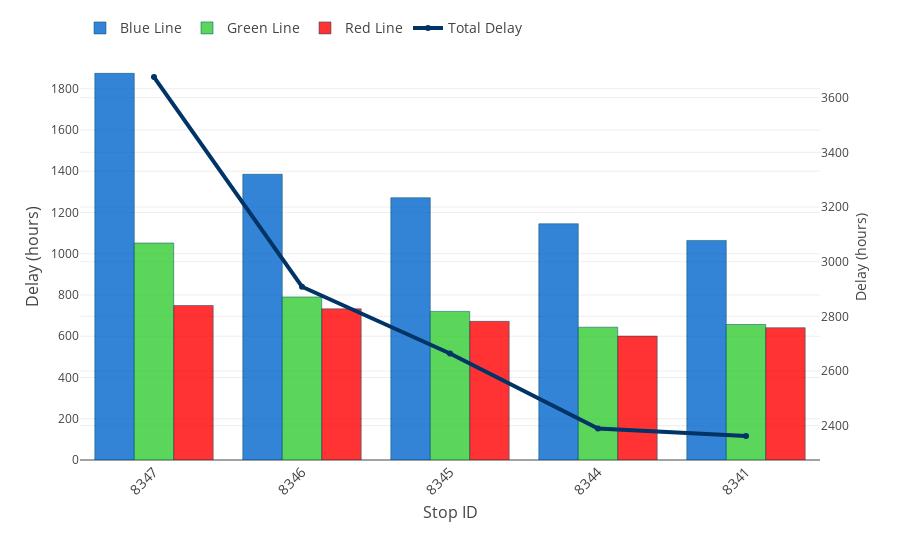

Notebook source saved alongside this figure:
### Code cell
# Order the lastLocID starting with the largest total delay.
top5['lastLocID_cat'] = pd.Categorical(
    top5['lastLocID'], 
    categories=[val for val in tdelay_stopID.loc[:4,'lastLocID']],
    ordered=True
)
top5 = top5.sort_values('lastLocID_cat').reset_index(drop=True).drop('lastLocID_cat', axis=1)
top5[:10]

# generate Plotly graph
trace0 = go.Bar(
    x=top5.loc[top5['lineColor']=='Blue','lastLocID'],
    y=-top5.loc[top5['lineColor']=='Blue','delay']/60/60,
    name='Blue Line',
    marker=dict(
        color=lineColors['Blue'],
        line=dict(color='rgba(0, 77, 102, .5)', width=1)
    )
)
trace1 = go.Bar(
    x=top5.loc[top5['lineColor']=='Green','lastLocID'],
    y=-top5.loc[top5['lineColor']=='Green','delay']/60/60,
    name='Green Line',
    marker=dict(
        color=lineColors['Green'],
        line=dict(color='rgba(0, 77, 102, .5)', width=1)
    )
)
trace2 = go.Bar(
    x=top5.loc[top5['lineColor']=='Red','lastLocID'],
    y=-top5.loc[top5['lineColor']=='Red','delay']/60/60,
    name='Red Line',
    marker=dict(
        color=lineColors['Red'],
        line=dict(color='rgba(0, 77, 102, .5)', width=1)
    )
)
# Total delay by stop ID
trace3 = go.Scatter(
    x=top5.loc[top5['lineColor']=='Blue','lastLocID'],
    y=-tdelay_stopID.loc[0:5,'delay']/60/60,
    yaxis='y2',
    name='Total Delay',
    line = dict(
        color = ('rgb(0, 51, 102)'),
        width = 4)
)

data = [trace0, trace1, trace2, trace3]
layout = go.Layout(
    yaxis=dict(title='Delay (hours)',
              titlefont=dict(size=16)),
    xaxis=dict(title='Stop ID',
              titlefont=dict(size=16),
              type='category',
              tickangle=-45,
              tickfont=dict(size=14)),
    barmode='group',
    yaxis2=dict(title='Delay (hours)',
                overlaying='y',
                side='right'
    ),
    legend=dict(font=dict(size=14),
               orientation='h',
               y=1.1),
    margin=dict(b=100,
               t=50)
)

fig = go.Figure(data=data, layout=layout)
plotly.offline.iplot(fig, filename='totalDelay-top5-byLine.html')

### Figure 1 — Plotly figure (JSON) as saved in the notebook; plotly's stock layout.template omitted (floating-point values rounded to 4 significant figures)
{"data": [{"marker": {"color": "rgba(0, 102, 204, 0.8)", "line": {"color": "rgba(0, 77, 102, .5)", "width": 1}}, "name": "Blue Line", "type": "bar", "uid": "ad401d5a-afac-11e8-b548-e442a6f8adc6", "x": [8347, 8346, 8345, 8344, 8341], "y": [1874.0, 1385.0, 1271.0, 1145.0, 1064.0]}, {"marker": {"color": "rgba(51, 204, 51, 0.8)", "line": {"color": "rgba(0, 77, 102, .5)", "width": 1}}, "name": "Green Line", "type": "bar", "uid": "ad401d5b-afac-11e8-b0aa-e442a6f8adc6", "x": [8347, 8346, 8345, 8344, 8341], "y": [1052.0, 790.5, 720.4, 643.8, 656.8]}, {"marker": {"color": "rgba(255, 0, 0, 0.8)", "line": {"color": "rgba(0, 77, 102, .5)", "width": 1}}, "name": "Red Line", "type": "bar", "uid": "ad401d5c-afac-11e8-ae14-e442a6f8adc6", "x": [8347, 8346, 8345, 8344, 8341], "y": [749.0, 732.9, 672.1, 600.6, 641.4]}, {"line": {"color": "rgb(0, 51, 102)", "width": 4}, "name": "Total Delay", "type": "scatter", "uid": "ad401d5d-afac-11e8-a4b5-e442a6f8adc6", "x": [8347, 8346, 8345, 8344, 8341], "y": [3675.0, 2908.0, 2664.0, 2390.0, 2363.0, 2358.0], "yaxis": "y2"}], "layout": {"barmode": "group", "legend": {"font": {"size": 14}, "orientation": "h", "y": 1.1}, "margin": {"b": 100, "t": 50}, "xaxis": {"tickangle": -45, "tickfont": {"size": 14}, "title": "Stop ID", "titlefont": {"size": 16}, "type": "category"}, "yaxis": {"title": "Delay (hours)", "titlefont": {"size": 16}}, "yaxis2": {"overlaying": "y", "side": "right", "title": "Delay (hours)"}}}
